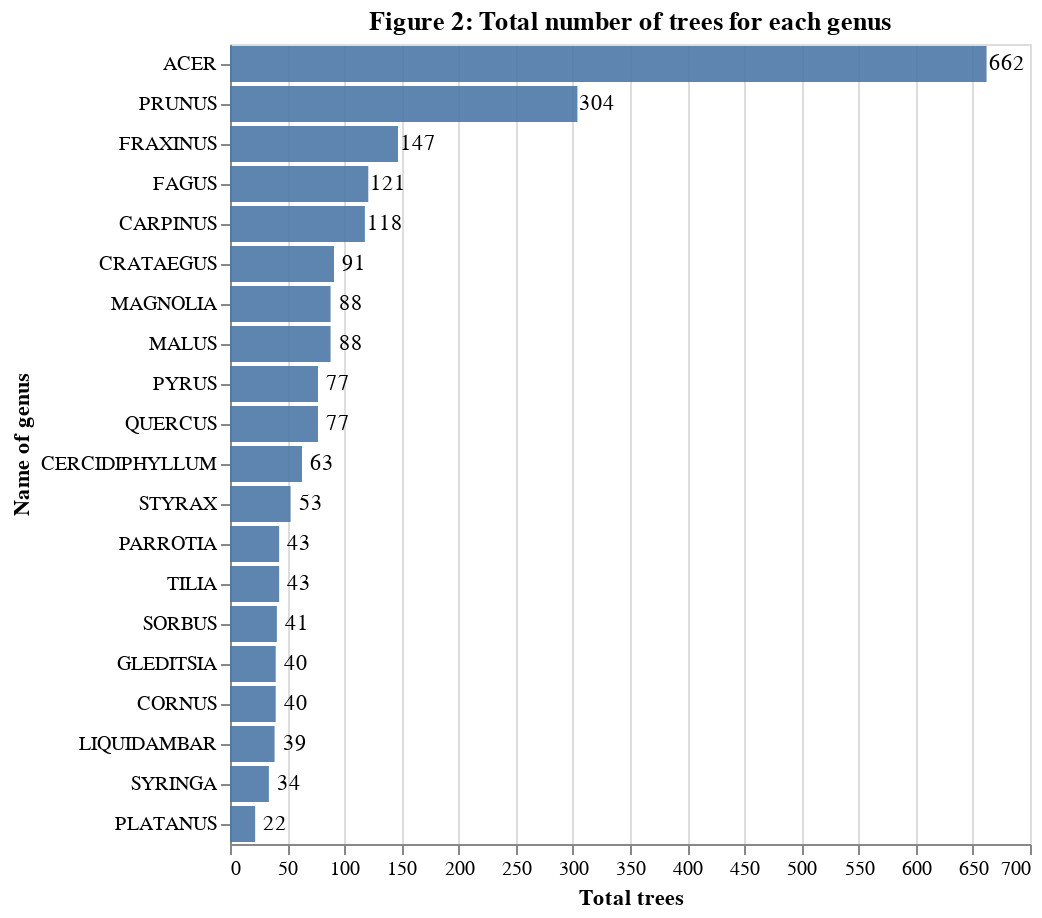

Notebook code for this chart:
### Markdown cell above
The **genus_filtered** dataframe now contains 2191 records. 

Using the revised **genus_filtered**, the original bar chart from EDA is replotted in Figure 2, with the count of each genus included for clarity.

### Code cell
#Bar chart of genus counts from genus_filtered

genus_click = alt.selection_multi(fields=['genus_name'])

genus_count_plot = alt.Chart(genus_filtered).mark_bar().encode(
    alt.X('count()', title='Total trees'),
    alt.Y('genus_name', title='Name of genus',  sort='-x'),
    opacity=alt.condition(genus_click, alt.value(0.9), alt.value(0.1))
    ).add_selection(genus_click
    ).properties(title='Figure 2: Total number of trees for each genus')

text = alt.Chart(genus_filtered).mark_text(align='center', dx=10).encode(
    alt.Y('genus_name', sort='-x'),
    alt.X('count()'),
    alt.Text('count()'))

(genus_count_plot + text)

### Figure 1 — Vega-Lite specification as saved in the notebook (floating-point values rounded to 4 significant figures; data arrays with more than 128 entries replaced by an {"elided": "..."} marker saying what was removed)
{"config": {"view": {"continuousWidth": 400, "continuousHeight": 300}}, "layer": [{"mark": "bar", "encoding": {"opacity": {"condition": {"value": 0.9, "selection": "selector001"}, "value": 0.1}, "x": {"type": "quantitative", "aggregate": "count", "title": "Total trees"}, "y": {"type": "nominal", "field": "genus_name", "sort": "-x", "title": "Name of genus"}}, "selection": {"selector001": {"type": "multi", "fields": ["genus_name"]}}, "title": "Figure 2: Total number of trees for each genus"}, {"mark": {"type": "text", "align": "center", "dx": 10}, "encoding": {"text": {"type": "quantitative", "aggregate": "count"}, "x": {"type": "quantitative", "aggregate": "count"}, "y": {"type": "nominal", "field": "genus_name", "sort": "-x"}}}], "data": {"name": "data-f70fc19773bfd8a71f09148897d62e85"}, "$schema": "https://vega.github.io/schema/vega-lite/v4.8.1.json", "datasets": {"data-f70fc19773bfd8a71f09148897d62e85": {"elided": "2191 records"}}}
